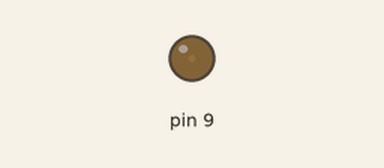
Bench run of a sketch on a simulated Arduino Uno, built with avr-gcc and run on an emulated ATmega328P. On the bench: output pins drawn as LEDs (lit = HIGH).

Above: at 0.05 s.
At 1.15 s:
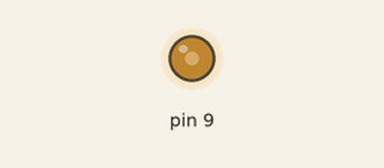
At 2.3 s:
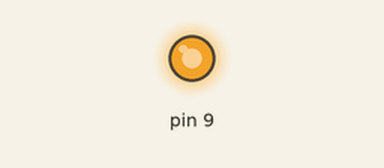
At 4.6 s:
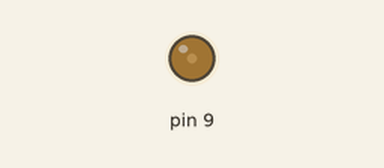
Timing chart, 0 to 6.7 s (numbered marks = the images above):
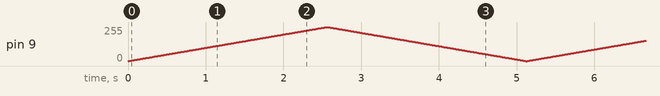

The sketch:

analog.ino
```cpp
void setup() {
  // put your setup code here, to run once:

}

void loop() {
  for ( int i = 0; i < 256; i++){
    analogWrite(9, i);
    delay(10);
  }
  for(int j = 255; j > -1 ; j--){
    analogWrite(9, j);
    delay(10);
  }
}
```
